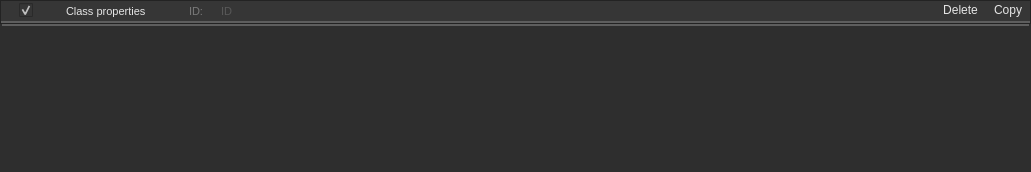
<?xml version="1.0" encoding="UTF-8"?>
<ui version="4.0">
 <class>Form</class>
 <widget class="QWidget" name="Form">
  <property name="geometry">
   <rect>
    <x>0</x>
    <y>0</y>
    <width>1031</width>
    <height>172</height>
   </rect>
  </property>
  <property name="windowTitle">
   <string>Form</string>
  </property>
  <property name="styleSheet">
   <string notr="true">background-color: #2e2e2e;</string>
  </property>
  <layout class="QVBoxLayout" name="verticalLayout">
   <property name="spacing">
    <number>0</number>
   </property>
   <property name="leftMargin">
    <number>0</number>
   </property>
   <property name="topMargin">
    <number>0</number>
   </property>
   <property name="rightMargin">
    <number>0</number>
   </property>
   <property name="bottomMargin">
    <number>0</number>
   </property>
   <item>
    <widget class="QFrame" name="frame">
     <property name="maximumSize">
      <size>
       <width>16777215</width>
       <height>24</height>
      </size>
     </property>
     <property name="frameShape">
      <enum>QFrame::Shape::StyledPanel</enum>
     </property>
     <property name="frameShadow">
      <enum>QFrame::Shadow::Raised</enum>
     </property>
     <layout class="QHBoxLayout" name="horizontalLayout">
      <property name="spacing">
       <number>0</number>
      </property>
      <property name="leftMargin">
       <number>0</number>
      </property>
      <property name="topMargin">
       <number>0</number>
      </property>
      <property name="rightMargin">
       <number>0</number>
      </property>
      <property name="bottomMargin">
       <number>0</number>
      </property>
      <item>
       <widget class="QLabel" name="label">
        <property name="styleSheet">
         <string notr="true">image: url(:/icons/more_vert.png);
padding-left: 3px;
padding-right: 3px;
    border: 2px solid #d0d0d0;
	border-top: 0px;
	border-left: 0px;
	border-right: 0px;
    border-color: rgba(94, 94, 94, 255);
    border-radius: 0px;
background-color: #363636;</string>
        </property>
        <property name="text">
         <string/>
        </property>
       </widget>
      </item>
      <item>
       <widget class="QCheckBox" name="show_child">
        <property name="focusPolicy">
         <enum>Qt::FocusPolicy::NoFocus</enum>
        </property>
        <property name="toolTip">
         <string>&lt;html&gt;&lt;head/&gt;&lt;body&gt;&lt;p&gt;&lt;span style=&quot; font-size:8pt; font-weight:400;&quot;&gt;Show child&lt;/span&gt;&lt;/p&gt;&lt;/body&gt;&lt;/html&gt;</string>
        </property>
        <property name="styleSheet">
         <string notr="true">QCheckBox::indicator:checked {
    
image: url(://icons/arrow_drop_down.png);
	height:14px;
	width:14px;
}

QCheckBox::indicator:unchecked {
    image: url(://icons/arrow_drop_right.png);
	height:14px;
	width:14px;
}
QCheckBox {
    font: 700 10pt &quot;Segoe UI&quot;;
    border: 2px solid black;
    border-radius: 0px;
    border-color: rgba(94, 94, 94, 255);
    height:14px;
    padding-top: 2px;
    padding-bottom:4px;
    color: #e5e5e5;
background-color: #363636;
    padding-left: 4px;
}
QCheckBox:hover {
    background-color: #515965;
    color: white;
}
QCheckBox{
	padding-left:5px;
	border-left: 0px solid black;
border-right: 0px solid black;
border-top: 0px solid black;
}</string>
        </property>
        <property name="text">
         <string/>
        </property>
        <property name="checked">
         <bool>true</bool>
        </property>
        <property name="tristate">
         <bool>false</bool>
        </property>
       </widget>
      </item>
      <item>
       <widget class="QFrame" name="frame_2">
        <property name="sizePolicy">
         <sizepolicy hsizetype="Preferred" vsizetype="Preferred">
          <horstretch>0</horstretch>
          <verstretch>0</verstretch>
         </sizepolicy>
        </property>
        <property name="minimumSize">
         <size>
          <width>300</width>
          <height>0</height>
         </size>
        </property>
        <property name="maximumSize">
         <size>
          <width>3</width>
          <height>16777215</height>
         </size>
        </property>
        <property name="frameShape">
         <enum>QFrame::Shape::NoFrame</enum>
        </property>
        <property name="frameShadow">
         <enum>QFrame::Shadow::Raised</enum>
        </property>
        <layout class="QHBoxLayout" name="horizontalLayout_2">
         <property name="spacing">
          <number>0</number>
         </property>
         <property name="leftMargin">
          <number>0</number>
         </property>
         <property name="topMargin">
          <number>0</number>
         </property>
         <property name="rightMargin">
          <number>0</number>
         </property>
         <property name="bottomMargin">
          <number>0</number>
         </property>
         <item>
          <widget class="QToolButton" name="gf">
           <property name="enabled">
            <bool>false</bool>
           </property>
           <property name="focusPolicy">
            <enum>Qt::FocusPolicy::NoFocus</enum>
           </property>
           <property name="styleSheet">
            <string notr="true">QToolButton {
    border: 2px solid black;
    border-radius: 0px;
    border-color: rgba(94, 94, 94, 255);
border-left: None;
border-top: None;
border-right: None;
    padding: 2px;
    color: #e5e5e5;
    background-color: #363636;
height:16px;
width:16px;
}
QToolButton:hover {
    background-color: #515965;
    color: white;
}</string>
           </property>
           <property name="text">
            <string/>
           </property>
           <property name="icon">
            <iconset resource="../../resources.qrc">
             <normaloff>:/icons/shapes_24dp.png</normaloff>:/icons/shapes_24dp.png</iconset>
           </property>
           <property name="iconSize">
            <size>
             <width>24</width>
             <height>24</height>
            </size>
           </property>
          </widget>
         </item>
         <item>
          <widget class="QLineEdit" name="property_class">
           <property name="focusPolicy">
            <enum>Qt::FocusPolicy::NoFocus</enum>
           </property>
           <property name="toolTip">
            <string>&lt;html&gt;&lt;head/&gt;&lt;body&gt;&lt;p&gt;Variable name and display name&lt;/p&gt;&lt;/body&gt;&lt;/html&gt;</string>
           </property>
           <property name="styleSheet">
            <string notr="true">QLineEdit {
    font-size: 8pt;
    font-family: &quot;Segoe UI&quot;;
    border-top: 0px;
    border-left: 0px;
    border-right: 0px;
    border-bottom: 2px solid rgba(94, 94, 94, 255);
    border-radius: 0px;
    padding: 2px;
    color: #e5e5e5;
    background-color: #363636;
}

QLineEdit:focus {
    border-color: rgba(94, 94, 94, 255);
}

QLineEdit::selection {
    background-color: #515965;
    color: white;
}</string>
           </property>
           <property name="inputMethodHints">
            <set>Qt::InputMethodHint::ImhLatinOnly|Qt::InputMethodHint::ImhLowercaseOnly</set>
           </property>
           <property name="text">
            <string>Class properties</string>
           </property>
           <property name="maxLength">
            <number>32</number>
           </property>
           <property name="readOnly">
            <bool>true</bool>
           </property>
          </widget>
         </item>
         <item>
          <widget class="QLineEdit" name="element_id_display_2">
           <property name="maximumSize">
            <size>
             <width>32</width>
             <height>16777215</height>
            </size>
           </property>
           <property name="focusPolicy">
            <enum>Qt::FocusPolicy::NoFocus</enum>
           </property>
           <property name="toolTip">
            <string>&lt;html&gt;&lt;head/&gt;&lt;body&gt;&lt;p&gt;Variable name and display name&lt;/p&gt;&lt;/body&gt;&lt;/html&gt;</string>
           </property>
           <property name="styleSheet">
            <string notr="true">QLineEdit {
    font-size: 8pt;
    font-family: &quot;Segoe UI&quot;;
    border-top: 0px;
    border-left: 0px;
    border-right: 0px;
    border-bottom: 2px solid rgba(94, 94, 94, 255);
    border-radius: 0px;
    padding: 2px;
    color: #797979;
    background-color: #363636;
}

QLineEdit:focus {
    border-color: rgba(94, 94, 94, 255);
}

QLineEdit::selection {
    background-color: #515965;
    color: white;
}</string>
           </property>
           <property name="inputMethodHints">
            <set>Qt::InputMethodHint::ImhLatinOnly|Qt::InputMethodHint::ImhLowercaseOnly</set>
           </property>
           <property name="text">
            <string>ID:</string>
           </property>
           <property name="maxLength">
            <number>32</number>
           </property>
           <property name="readOnly">
            <bool>true</bool>
           </property>
           <property name="placeholderText">
            <string>ID</string>
           </property>
          </widget>
         </item>
         <item>
          <widget class="QLineEdit" name="element_id_display">
           <property name="focusPolicy">
            <enum>Qt::FocusPolicy::NoFocus</enum>
           </property>
           <property name="toolTip">
            <string>&lt;html&gt;&lt;head/&gt;&lt;body&gt;&lt;p&gt;Variable name and display name&lt;/p&gt;&lt;/body&gt;&lt;/html&gt;</string>
           </property>
           <property name="styleSheet">
            <string notr="true">QLineEdit {
    font-size: 8pt;
    font-family: &quot;Segoe UI&quot;;
    border-top: 0px;
    border-left: 0px;
    border-right: 0px;
    border-bottom: 2px solid rgba(94, 94, 94, 255);
    border-radius: 0px;
    padding: 2px;
    color: #797979;
    background-color: #363636;
}

QLineEdit:focus {
    border-color: rgba(94, 94, 94, 255);
}

QLineEdit::selection {
    background-color: #515965;
    color: white;
}</string>
           </property>
           <property name="inputMethodHints">
            <set>Qt::InputMethodHint::ImhLatinOnly|Qt::InputMethodHint::ImhLowercaseOnly</set>
           </property>
           <property name="text">
            <string/>
           </property>
           <property name="maxLength">
            <number>32</number>
           </property>
           <property name="readOnly">
            <bool>true</bool>
           </property>
           <property name="placeholderText">
            <string>ID</string>
           </property>
          </widget>
         </item>
        </layout>
       </widget>
      </item>
      <item>
       <widget class="QLineEdit" name="property_class_4">
        <property name="maximumSize">
         <size>
          <width>16777215</width>
          <height>16777215</height>
         </size>
        </property>
        <property name="focusPolicy">
         <enum>Qt::FocusPolicy::NoFocus</enum>
        </property>
        <property name="toolTip">
         <string>&lt;html&gt;&lt;head/&gt;&lt;body&gt;&lt;p&gt;Variable name and display name&lt;/p&gt;&lt;/body&gt;&lt;/html&gt;</string>
        </property>
        <property name="styleSheet">
         <string notr="true">QLineEdit {
    font-size: 8pt;
    font-family: &quot;Segoe UI&quot;;
    border-top: 0px;
    border-left: 0px;
    border-right: 0px;
    border-bottom: 2px solid rgba(94, 94, 94, 255);
    border-radius: 0px;
    padding: 2px;
    color: #e5e5e5;
    background-color: #363636;
}

QLineEdit:focus {
    border-color: rgba(94, 94, 94, 255);
}

QLineEdit::selection {
    background-color: #515965;
    color: white;
}</string>
        </property>
        <property name="inputMethodHints">
         <set>Qt::InputMethodHint::ImhLatinOnly|Qt::InputMethodHint::ImhLowercaseOnly</set>
        </property>
        <property name="text">
         <string/>
        </property>
        <property name="maxLength">
         <number>32</number>
        </property>
        <property name="readOnly">
         <bool>true</bool>
        </property>
       </widget>
      </item>
      <item>
       <widget class="QPushButton" name="delete_button">
        <property name="styleSheet">
         <string notr="true">
QPushButton {
    font: 580 8pt &quot;Segoe UI&quot;;
    border: 2px solid black;
    border-radius: 0px;
    border-color: rgba(94, 94, 94, 255);
	border-top:0px;
border-left:0px;
border-right:0px;
    height:14px;
    padding-top: 2px;
    padding-bottom:4px;
	background-color: #363636;
    padding-left: 8px;
	padding-right: 8px;
	color: #e5e5e5;
}

QPushButton:hover {
    background-color: #515965;
    color: white;
}


QPushButton:pressed {
    font: 580 8pt &quot;Segoe UI&quot;;
    border: 2px solid black;
    border-radius: 0px;
    border-color: rgba(94, 94, 94, 255);
	border-top:0px;
border-left:0px;
border-right:0px;
    height:14px;
    padding-top: 2px;
    padding-bottom:4px;
	background-color: #363636;
    padding-left: 8px;
	padding-right: 8px;
	color: #e5e5e5;
}</string>
        </property>
        <property name="text">
         <string>Delete</string>
        </property>
        <property name="icon">
         <iconset resource="../../resources.qrc">
          <normaloff>:/icons/delete_24dp.svg</normaloff>:/icons/delete_24dp.svg</iconset>
        </property>
       </widget>
      </item>
      <item>
       <widget class="QPushButton" name="copy_button">
        <property name="styleSheet">
         <string notr="true">
QPushButton {
    font: 580 8pt &quot;Segoe UI&quot;;
    border: 2px solid black;
    border-radius: 0px;
    border-color: rgba(94, 94, 94, 255);
	border-top:0px;
border-left:0px;
border-right:0px;
    height:14px;
    padding-top: 2px;
    padding-bottom:4px;
	background-color: #363636;
    padding-left: 8px;
	padding-right: 8px;
	color: #e5e5e5;
}

QPushButton:hover {
    background-color: #515965;
    color: white;
}


QPushButton:pressed {
    font: 580 8pt &quot;Segoe UI&quot;;
    border: 2px solid black;
    border-radius: 0px;
    border-color: rgba(94, 94, 94, 255);
	border-top:0px;
border-left:0px;
border-right:0px;
    height:14px;
    padding-top: 2px;
    padding-bottom:4px;
	background-color: #363636;
    padding-left: 8px;
	padding-right: 8px;
	color: #e5e5e5;
}</string>
        </property>
        <property name="text">
         <string>Copy</string>
        </property>
        <property name="icon">
         <iconset resource="../../resources.qrc">
          <normaloff>:/icons/content_copy_24dp.svg</normaloff>:/icons/content_copy_24dp.svg</iconset>
        </property>
       </widget>
      </item>
     </layout>
    </widget>
   </item>
   <item>
    <widget class="QFrame" name="frame_layout">
     <property name="styleSheet">
      <string notr="true">QFrame#frame_layout {
    font-size: 8pt;
    font-family: &quot;Segoe UI&quot;;
    border: 0px;
	border-top: 2px solid rgba(94, 94, 94, 255);
    border-radius: 0px;
	margin-left: 2px;
margin-right: 2px;
}

QFrame:focus {
    border-color: rgba(94, 94, 94, 255);
}

QFrame::selection {
    background-color: #515965;
    color: white;
}</string>
     </property>
     <property name="frameShape">
      <enum>QFrame::Shape::StyledPanel</enum>
     </property>
     <property name="frameShadow">
      <enum>QFrame::Shadow::Raised</enum>
     </property>
     <layout class="QVBoxLayout" name="verticalLayout_2">
      <property name="spacing">
       <number>0</number>
      </property>
      <property name="leftMargin">
       <number>4</number>
      </property>
      <property name="topMargin">
       <number>0</number>
      </property>
      <property name="rightMargin">
       <number>4</number>
      </property>
      <property name="bottomMargin">
       <number>0</number>
      </property>
      <item>
       <layout class="QVBoxLayout" name="layout">
        <property name="spacing">
         <number>4</number>
        </property>
        <property name="sizeConstraint">
         <enum>QLayout::SizeConstraint::SetDefaultConstraint</enum>
        </property>
       </layout>
      </item>
     </layout>
    </widget>
   </item>
  </layout>
 </widget>
 <resources>
  <include location="../../resources.qrc"/>
 </resources>
 <connections/>
</ui>
